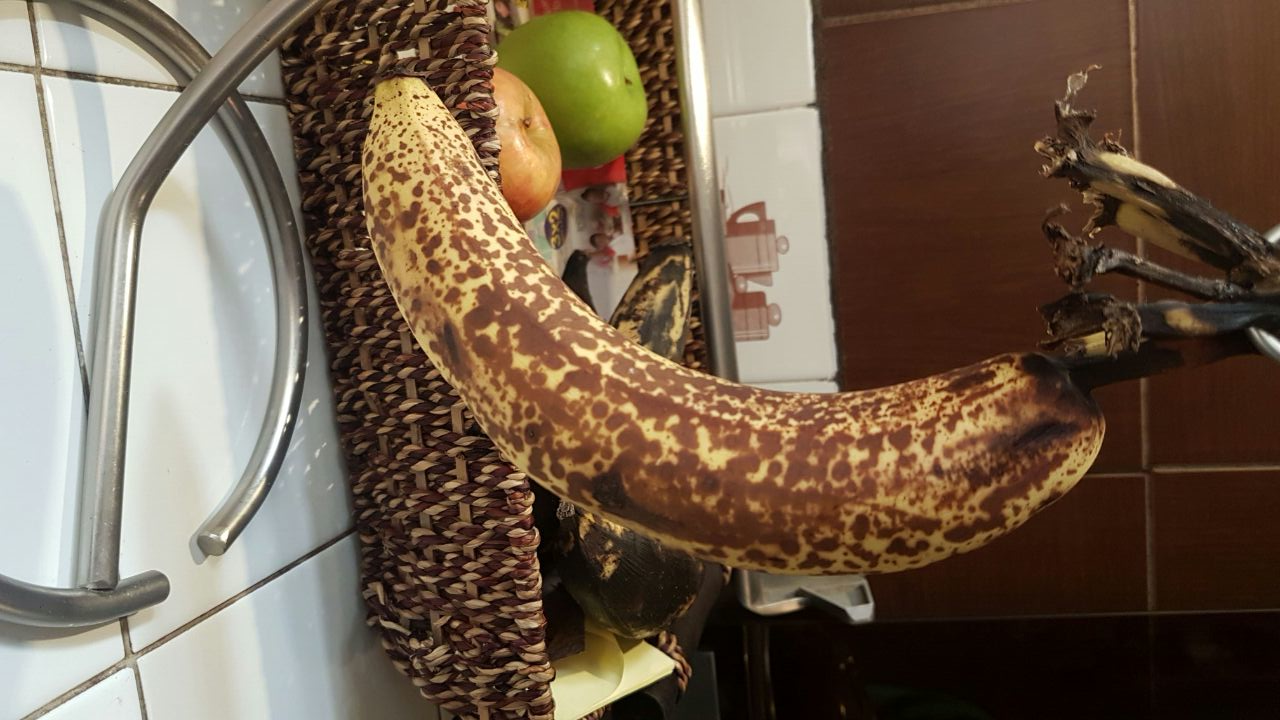
#> input picture conversion.png, 1280 x 720 px
$ python prueba.py
#> lines starting #> are read from the running program, lines starting #| are printed output that depends on the picture
import cv2

# Read the images
foreground = cv2.imread("conversion.png")
#> foreground is the input picture: shape (720, 1280, 3); mean B, G, R 78.7, 96.6, 114.6
foreground = cv2.resize(foreground, (1040,585))
#> foreground: shape (585, 1040, 3)
background = cv2.imread("ocean.png")
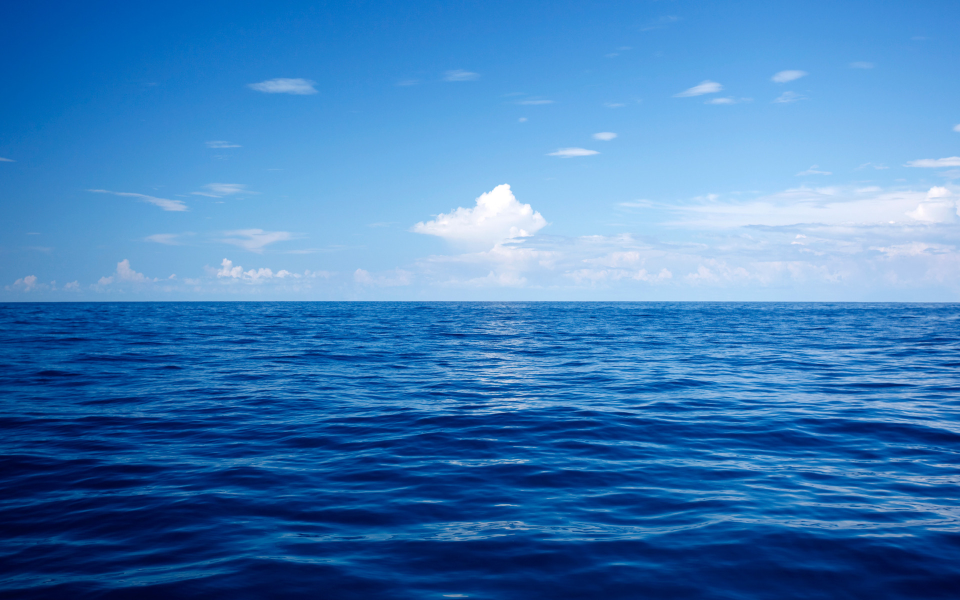
#> input picture ocean.png, 1920 x 1200 px (shown at 1/2 size)
#> background is the input picture: shape (1200, 1920, 3); mean B, G, R 183.9, 124.7, 64
background = cv2.resize(background, (1040,585))
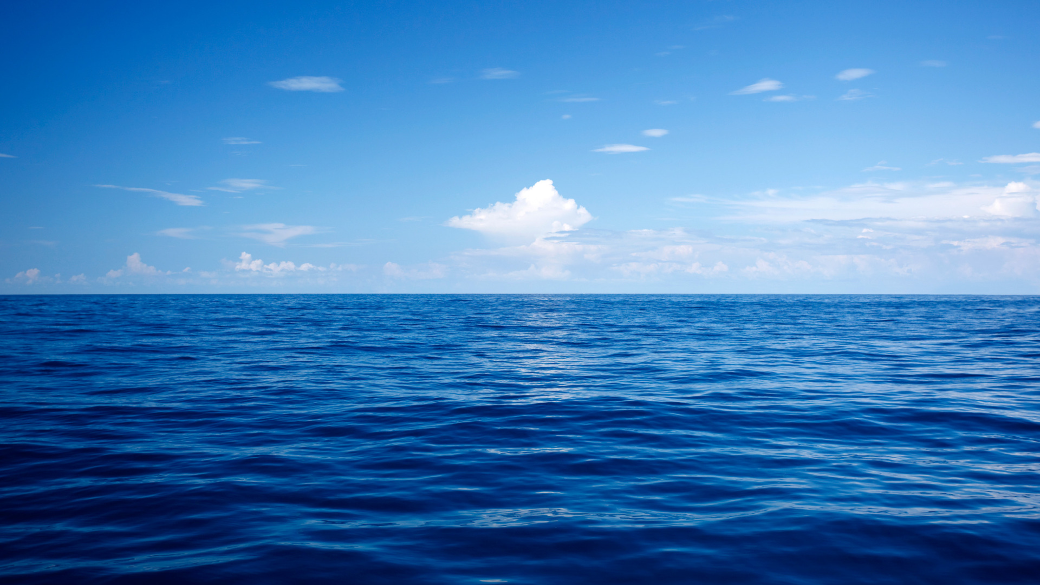
#> background: shape (585, 1040, 3); mean B, G, R 183.8, 124.6, 63.9
alpha = cv2.imread("puppets_alpha.png")
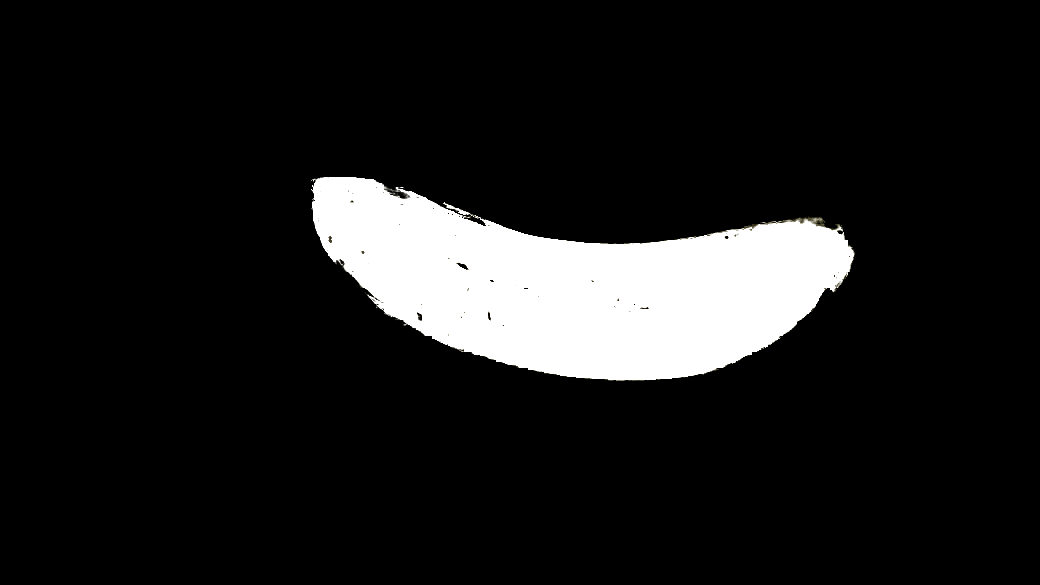
#> input picture puppets_alpha.png, 1040 x 585 px
#> alpha is the input picture: shape (585, 1040, 3); mean B, G, R 27.4, 27.4, 27.4

# Convert uint8 to float
foreground = foreground.astype(float)
background = background.astype(float)

# Normalize the alpha mask to keep intensity between 0 and 1
alpha = alpha.astype(float)/255

# Multiply the foreground with the alpha matte
foreground = cv2.multiply(alpha, foreground)
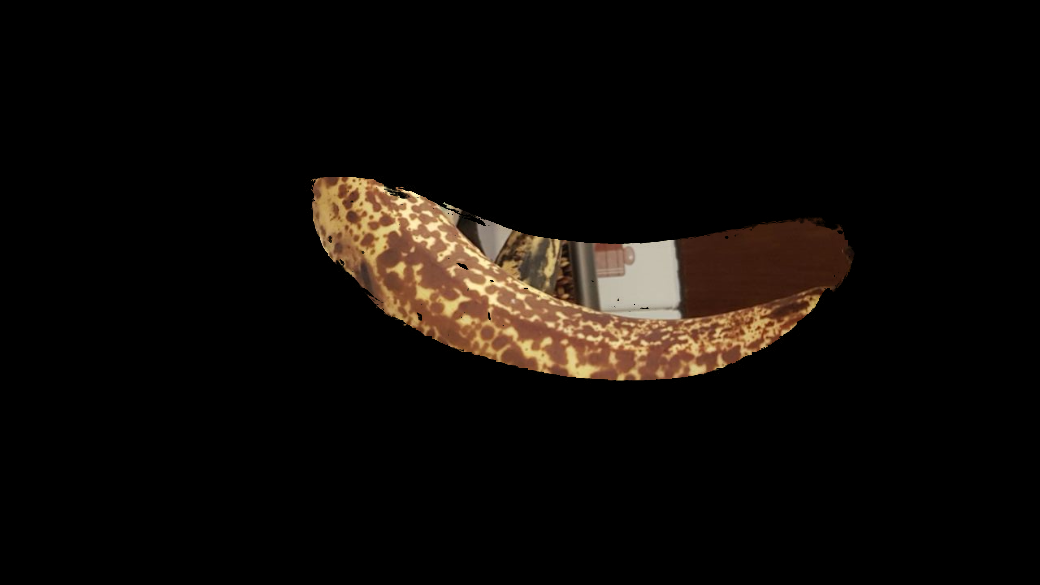
#> foreground: shape (585, 1040, 3) float64; mean B, G, R 7.7, 11, 15

# Multiply the background with ( 1 - alpha )
background = cv2.multiply(1.0 - alpha, background)
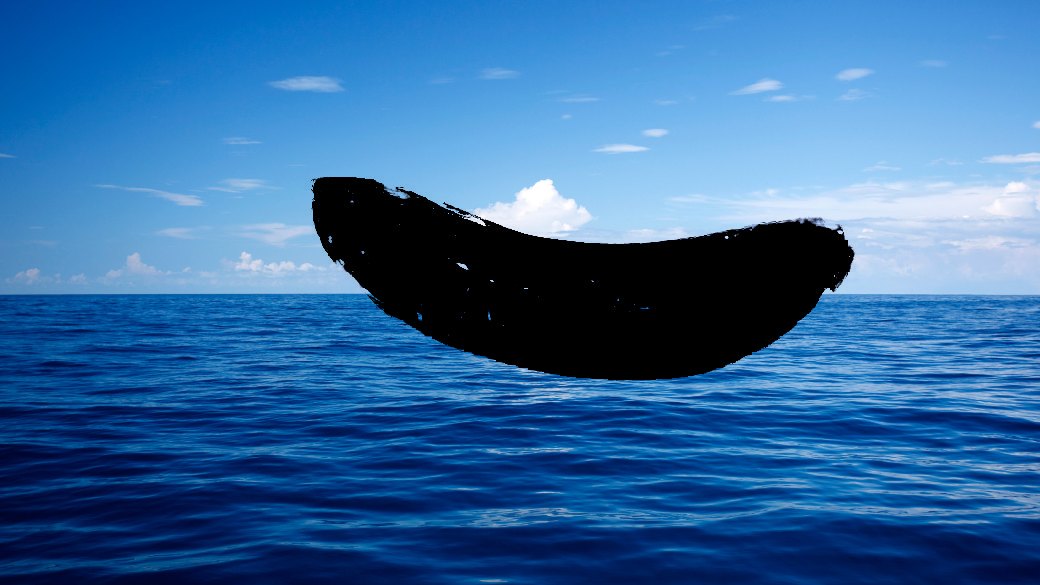
#> background: shape (585, 1040, 3) float64; mean B, G, R 160.3, 106, 50.9

# Add the masked foreground and background.
outImage = cv2.add(foreground, background)
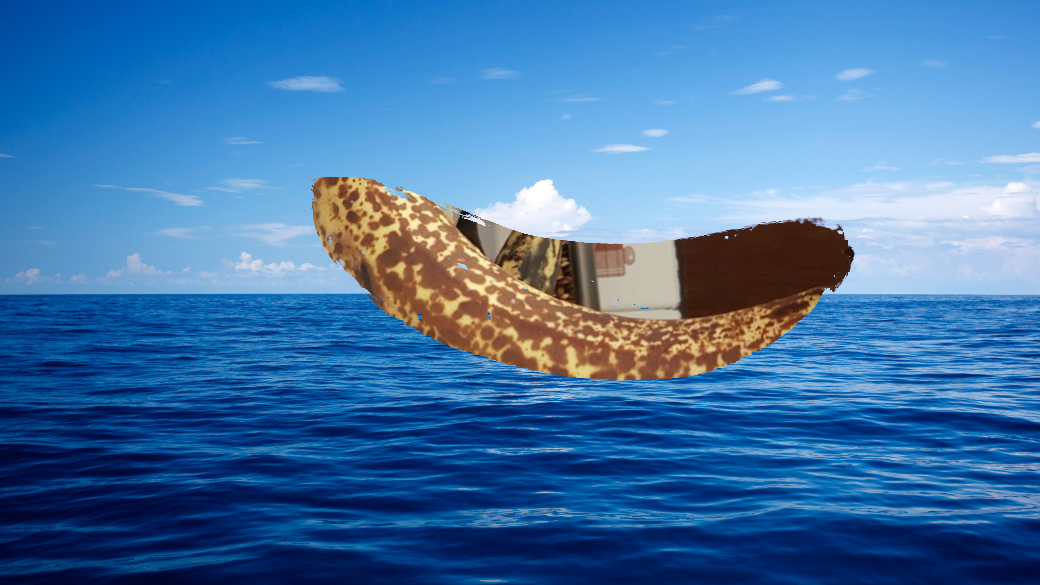
#> outImage: shape (585, 1040, 3) float64; mean B, G, R 168, 117, 66

# Display image
cv2.imshow("outImg", outImage/255)
cv2.waitKey(0)
